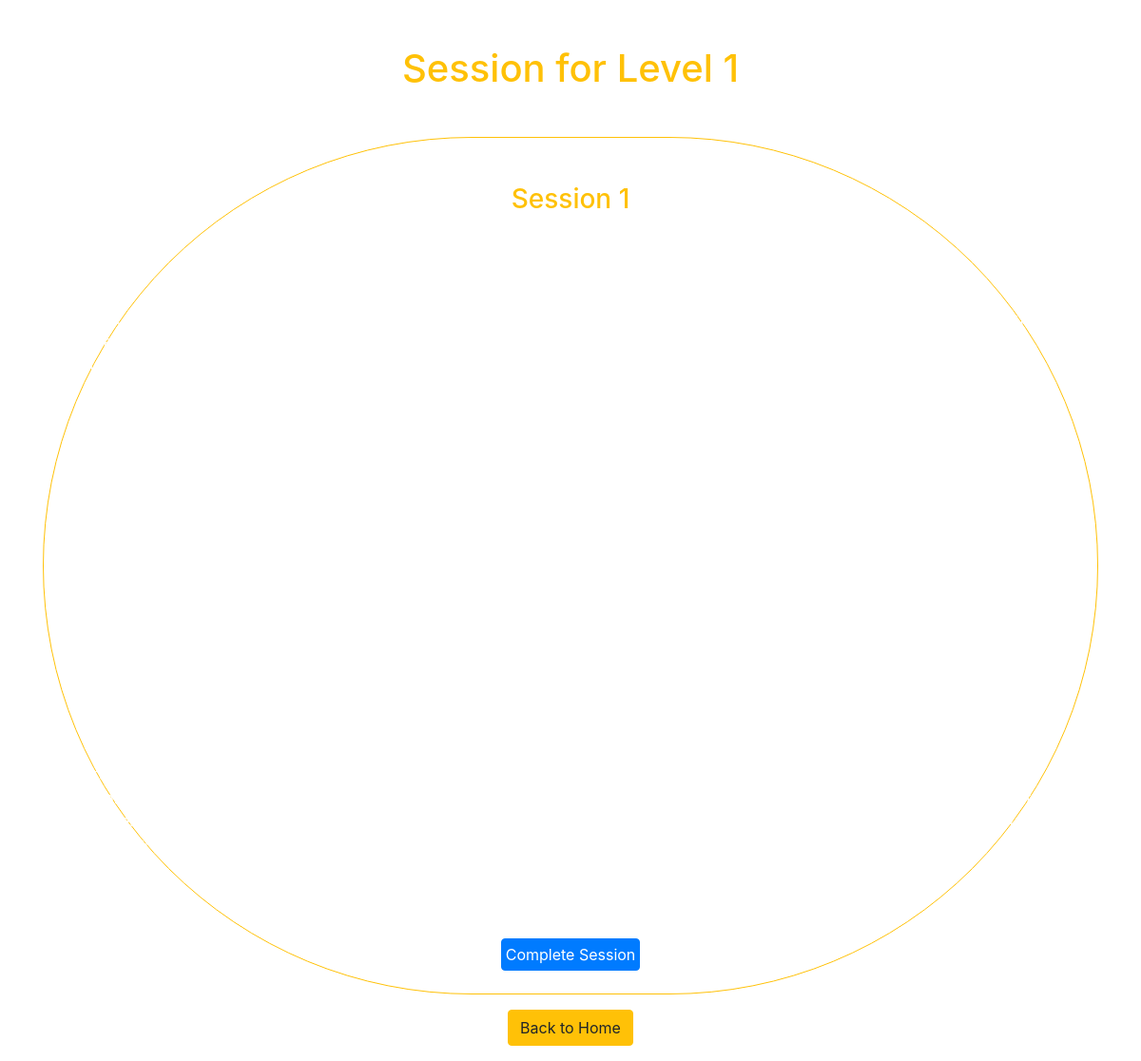
The app's page /game/session.php?level_id=7&session_id=1&level_number=1 (signed in) with its own data.
### tables this page shows
CREATE TABLE `sessions` (
  `id` int(11) NOT NULL,
  `level_id` int(11) NOT NULL,
  `session_number` int(11) NOT NULL,
  `content` text NOT NULL,
  `is_completed` tinyint(1) DEFAULT 0,
  `user_id` int(11) DEFAULT NULL,
  `completed_at` timestamp NULL DEFAULT NULL,
  `coins_awarded` int(11) DEFAULT 0
);

### game/session.php (the view, shortened to what this page needs)
<?php
require_once('../connection.php');
$level_id = $_GET['level_id'];
$session_id = $_GET['session_id'];
$level_number = $_GET['level_number'];
$query = "SELECT * FROM sessions WHERE level_id = :level_id AND session_number = :session_id";
$stmt = $connection->prepare($query);
$stmt->bindParam(':level_id', $level_id);
$stmt->bindParam(':session_id', $session_id);
$stmt->execute();
$session = $stmt->fetch(PDO::FETCH_ASSOC);
?>
<!DOCTYPE html>
<html lang="en">
<head>
    <link rel="stylesheet" href="https://maxcdn.bootstrapcdn.com/bootstrap/4.5.2/css/bootstrap.min.css">
</head>
<body>
    <video autoplay muted loop id="myVideo">
        <source src="../vids/background-vid.mp4" type="video/mp4">
    </video>
    <div class="container">
        <h1 class="text-center text-warning m-5">Session for Level <?= htmlspecialchars($level_number); ?></h1>
        <div class="session border border-warning rounded-pill">
            <h3 class="text-center text-warning mt-5">Session <?= htmlspecialchars($session['session_number']); ?></h3>
            <p class="text-white mt-5 p-5"><?= htmlspecialchars($session['content']); ?></p>
            <?php if ($session['is_completed']): ?>
                <p class="text-success text-center">You have completed this session.</p>
            <?php else: ?>
                <form method="POST" action="">
                    <center>
                        <button type="submit" class="btn btn-primary p-1 m-4">Complete Session</button>
                    </center>
                </form>
            <?php endif; ?>
        </div>
    </div>
    <center>
        <a href="game.php" class="btn btn-warning m-3">Back to Home</a>
    </center>
</body>
</html>

### game/session.php (style rules this page uses)
#myVideo { position: fixed; right: 0; bottom: 0; min-width: 100%; min-height: 100%; z-index: -100; }

### records on screen
sessions: session_number "1", content "First Session: Vision Astronomy starts with vision. That's not just because optical Astronomy is still the primary way we learn about the universe, but because we have to see the universe. Astronomy is based on observation as is most science. It's how we see the universe with our eyes or with telescopes. And astronomy, like most scientists starts with observations of patterns and the natural world. That's something that's built into everyone. Humans are built to recognize patterns, whether it was a way of avoiding predation when we were hunter gatherers or a way of identifying food sources with the changing seasons. We're built to recognize patterns. We're really good at it. It has a…"

### other values on screen
$level_number "1"
